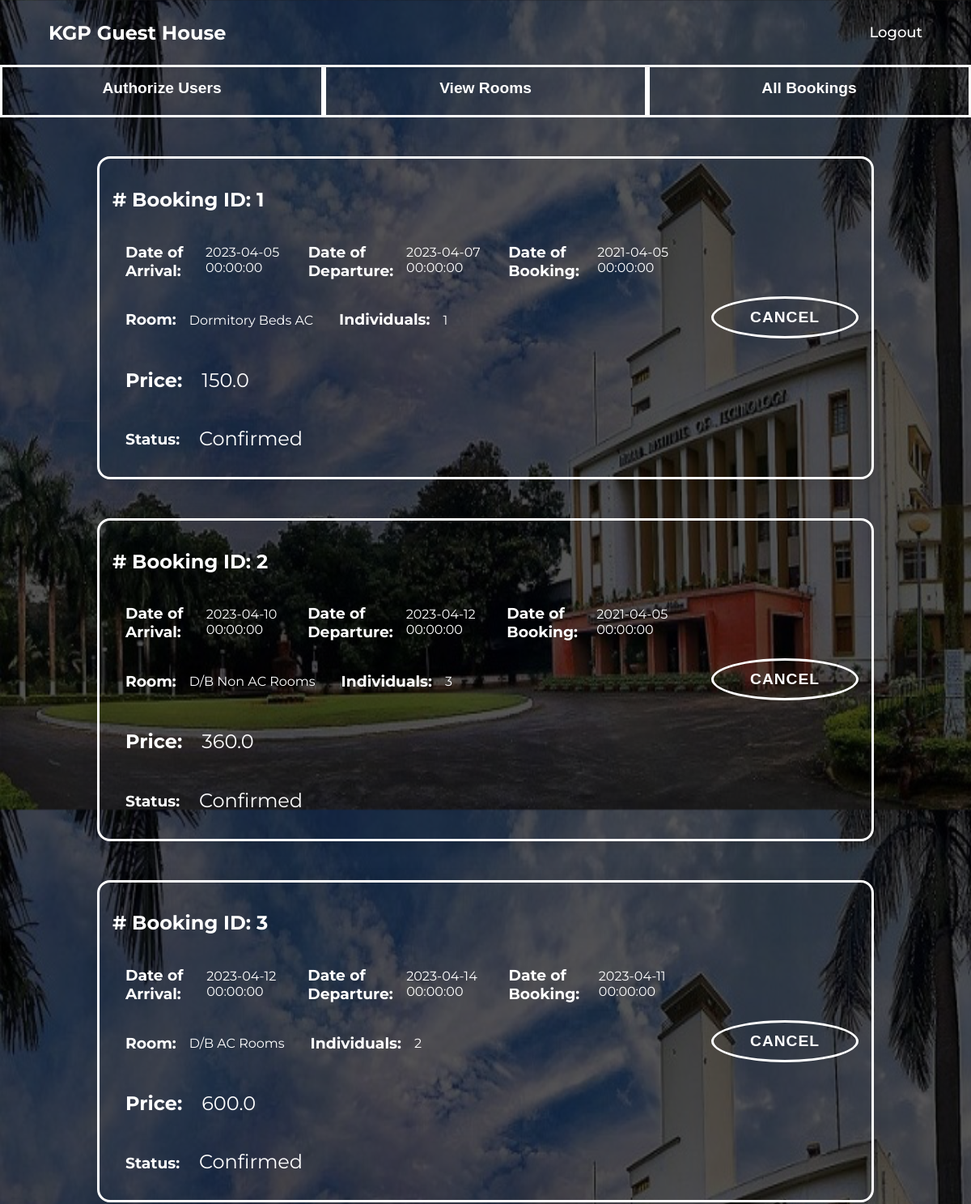
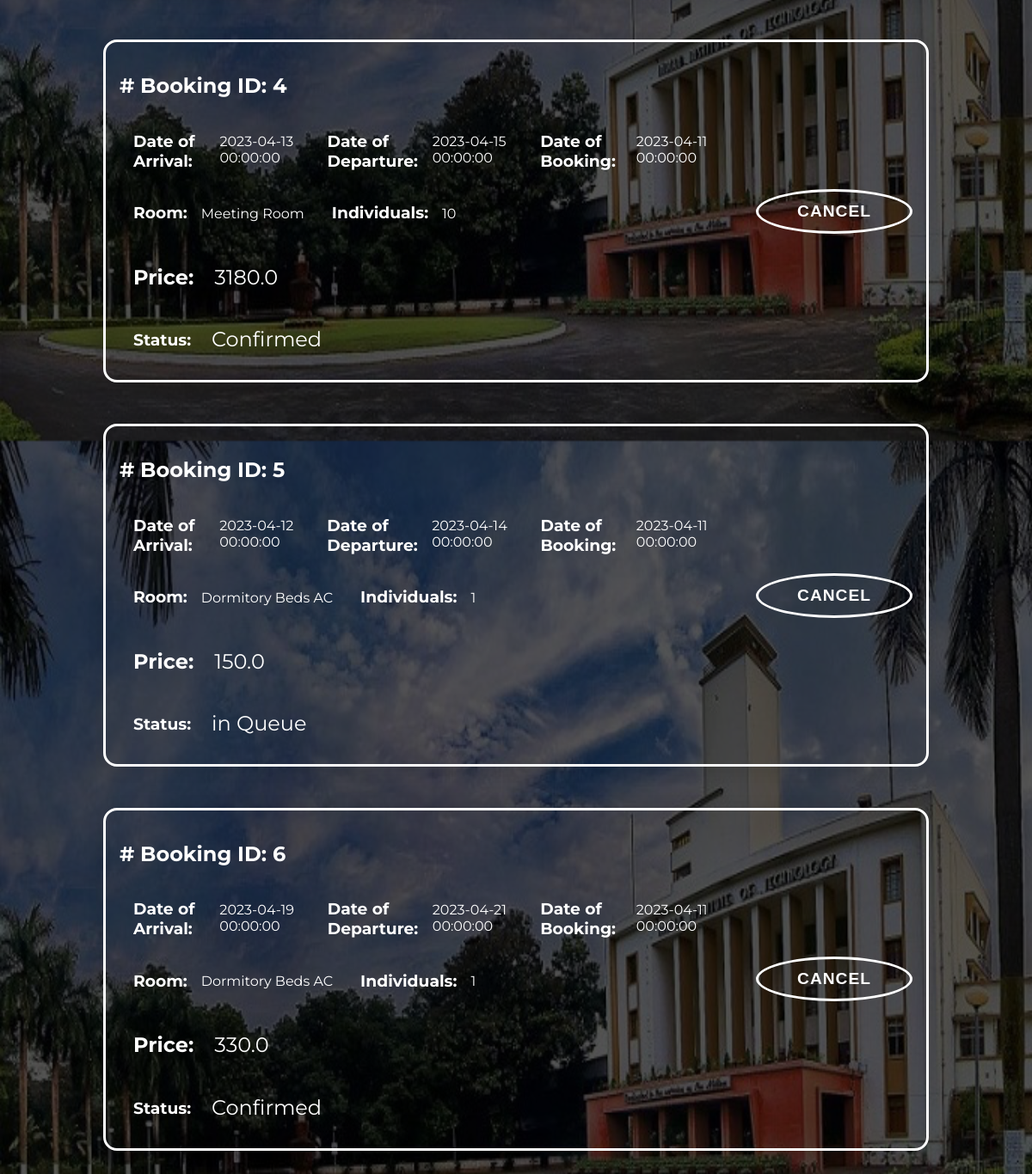
The page /adminHistory on the database its author committed (2 pictures, top to bottom).
### app.py (models this page shows)
class Booking(db.Model):
    id = db.Column(db.Integer, primary_key=True)
    userId = db.Column(db.Integer)
    roomId = db.Column(db.Integer)
    foodId = db.Column(db.Integer)
    checkInDate = db.Column(db.DateTime)
    checkOutDate = db.Column(db.DateTime)
    dateOfBooking = db.Column(db.DateTime)
    confirmation = db.Column(db.Integer)
    feedback = db.Column(db.String(100))

class Rooms(db.Model):
    id = db.Column(db.Integer, primary_key=True)
    floor = db.Column(db.Integer)
    type = db.Column(db.String(40))
    description = db.Column(db.String(60))  # Room type, no of beds
    status = db.Column(db.String(100))
    ghId = db.Column(db.Integer)
    pricePerDay = db.Column(db.Integer)
    occupancy = db.Column(db.Integer)
    ac = db.Column(db.Integer)

### app.py (the view)
@app.route('/adminHistory', methods=["POST", "GET"])
def adminHistory():
    bookings = Booking.query.all()
    rooms = [Rooms.query.filter_by(id=i.roomId).first() for i in bookings]
    user = [User.query.filter_by(id=i.userId).first() for i in bookings]
    cost = [TotalBookingCost(i) for i in bookings]
    return render_template('adminPrevBooking.html', bookings=bookings, user=user, rooms=rooms, prices=cost)

### app.py (called while the page is built)
def TotalBookingCost(booked):
    room = Rooms.query.filter_by(id=booked.roomId).first()
    food = FoodOptions.query.filter_by(id=booked.foodId).first()
    days = ((booked.checkOutDate.day-booked.checkInDate.day)+1)
    cost = room.pricePerDay*days
    if food is not None:
        cost += food.pricePerDay*days
    return 0.2*cost

### templates/adminPrevBooking.html (shortened to what this page needs)
<!DOCTYPE html>
<html lang="en">
<head>
    <link rel="stylesheet" href="{{ url_for('static',filename='/css/prevBooking.css') }}">
</head>
<body>
<header class="header-outer">
        <div class="header-inner responsive-wrapper">
            <div class="header-logo">
                <h2>KGP Guest House</h2>
            </div>
            <nav class="header-navigation">
                <a href="/">Logout</a>
            </nav>
        </div>
    </header>
    <div class="nav">
        <ul class="navigation">
            <li><a href="/admin">Authorize Users</a></li>
            <li><a href="/adminDates">View Rooms</a></li>
            <li><a href="/adminHistory">All Bookings</a></li>
        </ul>
    </div>
    {% for i in bookings %}
    <div class="bookingBox">
        <div>
            <div class="bookingId">
                <h2># Booking ID: {{ i.id }}</h2>
            </div>
            <div class="bookingDates">
                <div class="date">
                    <h3>Date of Arrival: </h3>
                    <h4>{{ i.checkInDate }}</h4>
                </div>
                <div class="date">
                    <h3>Date of Departure: </h3>
                    <h4>{{ i.checkOutDate }}</h4>
                </div>
                <div class="date">
                    <h3>Date of Booking: </h3>
                    <h4>{{ i.dateOfBooking }}</h4>
                </div>
            </div>
            <div class="details">
                <div class="date">
                    <h3>Room: </h3>
                    <h4>{{ rooms[loop.index0].type }}</h4>
                </div>
                <div class="date">
                    <h3>Individuals: </h3>
                    <h4>{{ rooms[loop.index0].occupancy }}</h4>
                </div>
            </div>
            <div class="price">
                <div class="date">
                    <h3 class="price">Price: </h3>
                    <h4 class="amount">{{prices[loop.index0]}}</h4>
                </div>
            </div>
            <div class="status">
                <div class="date">
                    <h3 class="status">Status: </h3>
                    <h4 class="amount">{% if i.confirmation==0 %} in Queue {% elif i.confirmation==1 %} Confirmed {% else %} Cancelled {% endif %}</h4>
                </div>
            </div>
        </div>
        {% if i.confirmation==3 %}
        <div class="buttonDiv">
            <button class="button">Canceled!</button>
        </div>
        {% else %}
        <div class="buttonDiv">
            <a href="{{ url_for('cancelBooking', bookingId=i.id) }}" class="room_features--book-btn"><button class="button">Cancel</button></a>
        </div>
        {% endif %}
    </div>
    {% endfor %}
</body>
</html>

### static/css/prevBooking.css (style rules this page uses)
* { box-sizing: border-box; }
body { background-size: 1500px 1000px; background-image: url("../images/authorise.png"); font-family: 'Montserrat', sans-serif; margin: 0; }
button { border-radius: 20px; font-size: 12px; font-weight: bold; padding: 12px 45px; letter-spacing: 1px; text-transform: uppercase; transition: transform 80ms ease-in; }
.bookingBox { padding: 1rem; display: flex; color: white; background-color: transparent; width: 80%; margin: 3rem auto; border: #ffffff 3px solid; border-radius: 1rem; box-shadow: 0 2px 20px 0 rgba(0,0,0, 0.1); }
.bookingDates { display: flex; }
.date { padding: 0 1rem; display: flex; }
h4 { padding-left: 1rem; font-weight: normal; }
.details { display: flex; }
.buttonDiv { padding-left: 2rem; display: flex; flex-direction: column-reverse; justify-content: center; align-items: center; }
.button { color: white; background-color: transparent; border: 3px solid white; border-radius: 50%; font-size: 1.2rem; justify-self: center; margin: 1rem 0rem; }
.price { margin: 0.9rem 0rem; font-size: 1.5rem; }
.amount { padding: 0 1rem; margin: 0.9rem 0.5rem; font-size: 1.5rem; }
.nav { width:100%; }
.nav ul { display: flex; list-style-type: none; font: 15px helvetica; font-weight:bold; font-size: 1.2rem; text-align: center; }
.nav li { flex: 1; border-style: solid; border-color: rgb(255, 255, 255); height: 65px; background:transparent ; }
.nav a { position: relative; top: 15px; text-decoration: none; color: white; }
*, *:after, *:before { box-sizing: border-box; }
:root { --header-outer-height: 80px; --header-inner-height: 70px; --header-height-difference: calc( var(--header-outer-height) - var(--header-inner-height) ); --header-bg: #fff; }
.responsive-wrapper { width: 90%; max-width: 1280px; margin-left: auto; margin-right: auto; }
.header-outer { z-index: 100; height: var(--header-outer-height); position: sticky; top: calc( var(--header-height-difference) * -1 ); display: flex; align-items: center; color: white; background-color: transparent; box-shadow: 0 2px 10px 0 rgba(0,0,0, 0.1); }
.header-inner { height: var(--header-inner-height); position: sticky; top: 0; display: flex; align-items: center; justify-content: space-between; }
.header-navigation { display: flex; flex-wrap: wrap; }
.header-navigation a, .header-navigation button { font-size: 1.125rem; color: inherit; margin-left: 1.75rem; position: relative; font-weight: 500; }
.header-navigation a { display: none; font-size: 1.125rem; color: inherit; text-decoration: none; }
.header-navigation a:after, .header-navigation button:after { transition: 0.25s ease; content: ""; display: block; width: 100%; height: 2px; background-color: currentcolor; transform: scalex(0); position: absolute; bottom: -2px; left: 0; }
.navigation { padding: 0; margin:0; }
@media (min-width: 800px) { .header-navigation a { display: inline-block; } }

### rows shown on the page
Booking: id "1", checkInDate "2023-04-05 00:00:00", checkOutDate "2023-04-07 00:00:00", dateOfBooking "2021-04-05 00:00:00", index0 "150.0", confirmation "Confirmed"
Rooms: type "Dormitory Beds AC", occupancy "1"
Booking: id "2", checkInDate "2023-04-10 00:00:00", checkOutDate "2023-04-12 00:00:00", dateOfBooking "2021-04-05 00:00:00", index0 "360.0", confirmation "Confirmed"
Rooms: type "D/B Non AC Rooms", occupancy "3"
Booking: id "3", checkInDate "2023-04-12 00:00:00", checkOutDate "2023-04-14 00:00:00", dateOfBooking "2023-04-11 00:00:00", index0 "600.0", confirmation "Confirmed"
Rooms: type "D/B AC Rooms", occupancy "2"
Booking: id "4", checkInDate "2023-04-13 00:00:00", checkOutDate "2023-04-15 00:00:00", dateOfBooking "2023-04-11 00:00:00", index0 "3180.0", confirmation "Confirmed"
Rooms: type "Meeting Room", occupancy "10"
Booking: id "5", checkInDate "2023-04-12 00:00:00", checkOutDate "2023-04-14 00:00:00", dateOfBooking "2023-04-11 00:00:00", index0 "150.0", confirmation "in Queue"
Booking: id "6", checkInDate "2023-04-19 00:00:00", checkOutDate "2023-04-21 00:00:00", dateOfBooking "2023-04-11 00:00:00", index0 "330.0", confirmation "Confirmed"
